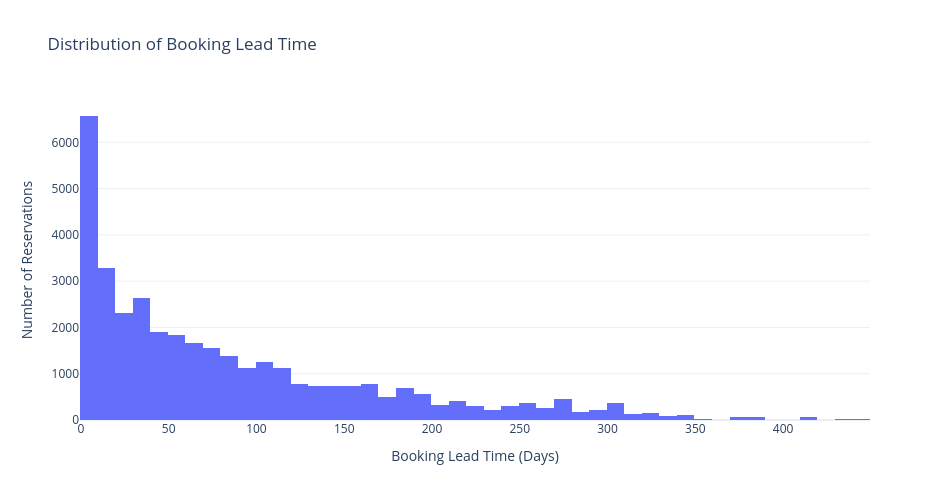

This figure's notebook cell:
### Markdown cell above
#### Examining Booking Lead Time Distribution

### Code cell
lead_time_summary = df["lead_time"].describe(
    percentiles=[0.05, 0.25, 0.50, 0.75, 0.95]
)

print("Booking Lead Time Summary:")
print(lead_time_summary.round(2).to_string())

print("\nAdditional Lead Time Statistics:")
print(f"Same-Day Reservations: {(df['lead_time'] == 0).sum():,}")
print(f"Reservations Within 7 Days: {(df['lead_time'] <= 7).sum():,}")
print(f"Reservations Beyond 90 Days: {(df['lead_time'] > 90).sum():,}")

fig = px.histogram(
    df,
    x="lead_time",
    nbins=50,
    title="Distribution of Booking Lead Time",
    labels={
        "lead_time": "Booking Lead Time (Days)",
        "count": "Number of Reservations"
    },
    template="plotly_white"
)

fig.update_layout(
    width=950,
    height=500,
    xaxis_title="Booking Lead Time (Days)",
    yaxis_title="Number of Reservations",
    showlegend=False
)

fig.show()

### Figure 1 — Plotly figure (JSON) as saved in the notebook; plotly's stock layout.template omitted (floating-point values rounded to 4 significant figures; data arrays with more than 128 entries replaced by an {"elided": "..."} marker saying what was removed)
{"data": [{"bingroup": "x", "hovertemplate": "Booking Lead Time (Days)=%{x}<br>count=%{y}<extra></extra>", "legendgroup": "", "marker": {"color": "#636efa", "pattern": {"shape": ""}}, "name": "", "nbinsx": 50, "orientation": "v", "showlegend": false, "type": "histogram", "x": {"elided": "36275 int values"}, "xaxis": "x", "yaxis": "y"}], "layout": {"barmode": "relative", "height": 500, "legend": {"tracegroupgap": 0}, "showlegend": false, "title": {"text": "Distribution of Booking Lead Time"}, "width": 950, "xaxis": {"anchor": "y", "domain": [0, 1], "title": {"text": "Booking Lead Time (Days)"}}, "yaxis": {"anchor": "x", "domain": [0, 1], "title": {"text": "Number of Reservations"}}}}
